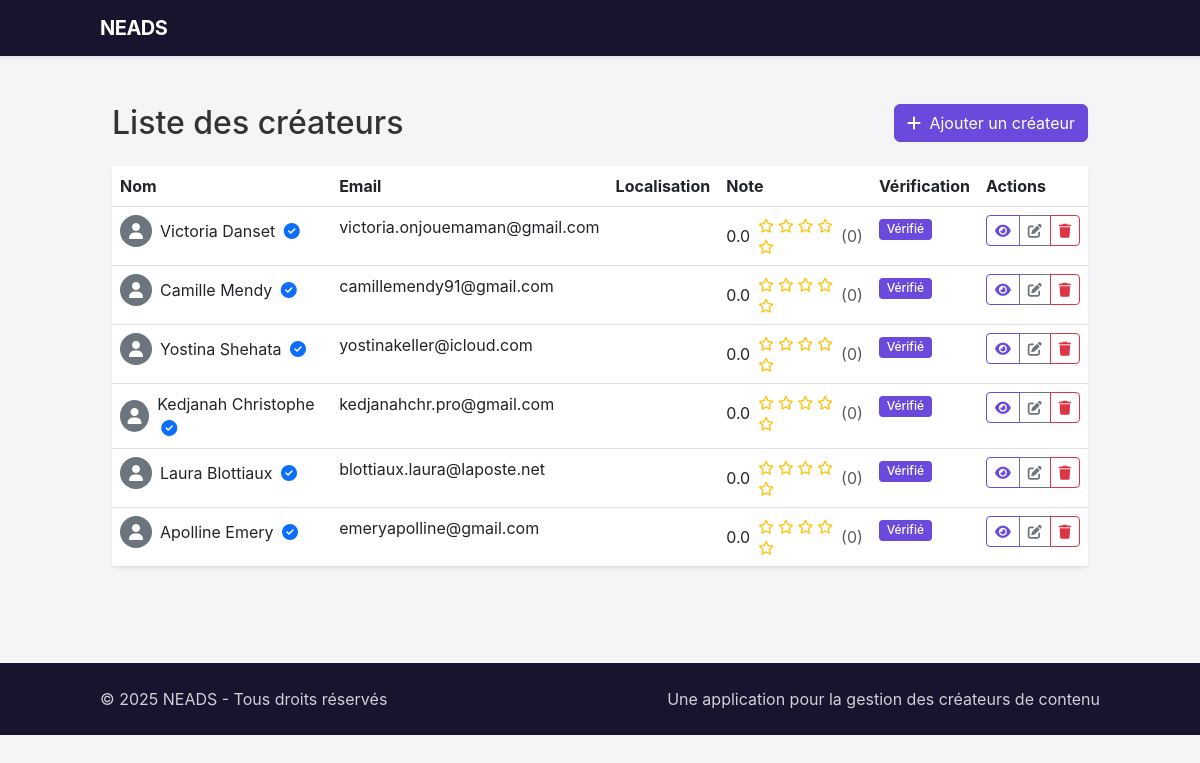
Page /creators/list/ (signed in) on the committed database.
### neads/creators/models.py (models this page shows, shortened)
class Creator(models.Model):
    GENDER_CHOICES = (
        ('M', 'Homme'),
        ('F', 'Femme'),
        ('O', 'Autre'),
    )
    CONTENT_TYPE_CHOICES = (
        ('video', 'Vidéo'),
        ('image', 'Image'),
        ('audio', 'Audio'),
        ('ugc_duo', 'UGC Duo'),
        ('animal', 'Animal'),
    )
    user = models.OneToOneField(User, on_delete=models.SET_NULL, blank=True, null=True, related_name='creator_profile')
    first_name = models.CharField(max_length=50)
    last_name = models.CharField(max_length=50)
    full_name = models.CharField(max_length=100, blank=True)  # Auto-généré
    age = models.PositiveIntegerField(validators=[MinValueValidator(13), MaxValueValidator(100)])
    gender = models.CharField(max_length=1, choices=GENDER_CHOICES)
    featured_image = models.ImageField(upload_to=featured_image_upload_path, blank=True, null=True, verbose_name="Image mise en avant")
    youtube_link = models.URLField(max_length=255, blank=True, null=True, verbose_name="Chaîne YouTube")
    tiktok_link = models.URLField(max_length=255, blank=True, null=True, verbose_name="Profil TikTok")
    instagram_link = models.URLField(max_length=255, blank=True, null=True, verbose_name="Profil Instagram")
    location = models.ForeignKey(Location, on_delete=models.SET_NULL, null=True, related_name='creators')
    email = models.EmailField()
    phone = models.CharField(max_length=20, blank=True, null=True)
    domains = models.ManyToManyField(Domain, related_name='creators')
    bio = models.TextField(blank=True, null=True)
    equipment = models.CharField(max_length=255, blank=True, null=True)
    delivery_time = models.CharField(max_length=50, blank=True, null=True)
    content_types = models.ManyToManyField(ContentType, related_name='creators', blank=True)
    mobility = models.BooleanField(default=False)
    can_invoice = models.BooleanField(default=False)
    previous_clients = models.TextField(blank=True, null=True)
    average_rating = models.DecimalField(max_digits=3, decimal_places=2, default=0.0)
    total_ratings = models.PositiveIntegerField(default=0)
    verified_by_neads = models.BooleanField(default=False)
    created_at = models.DateTimeField(auto_now_add=True)
    updated_at = models.DateTimeField(auto_now=True)
    last_activity = models.DateTimeField(blank=True, null=True)

### neads/creators/views.py (the view)
# urls.py: path('list/', views.creators_list, name='creator_list'),
@login_required
@role_required(['admin', 'consultant'])
def creators_list(request):
    creators = Creator.objects.all().order_by('-created_at')
    query = request.GET.get('q')
    if query:
        creators = creators.filter(
            Q(first_name__icontains=query) |
            Q(last_name__icontains=query) |
            Q(email__icontains=query)
        )
    verification = request.GET.get('verified')
    if verification == 'yes':
        creators = creators.filter(verified_by_neads=True)
    elif verification == 'no':
        creators = creators.filter(verified_by_neads=False)
    paginator = Paginator(creators, 20)  # 20 créateurs par page
    page_number = request.GET.get('page', 1)
    page_obj = paginator.get_page(page_number)
    context = {
        'creators': page_obj,
        'total_creators': paginator.count,
        'q': query,
        'verification': verification,
        'is_paginated': paginator.num_pages > 1,
        'page_obj': page_obj,
        'paginator': paginator,
    }
    return render(request, 'creators/creators_list.html', context)

### neads/core/models.py (called while the page is built)
    def has_role(self, role_name):
        return self.role == role_name

### neads/creators/views.py (called while the page is built)
def role_required(allowed_roles):
    def decorator(view_func):
        @wraps(view_func)
        def wrapper(request, *args, **kwargs):
            if not request.user.is_authenticated:
                return redirect('login')
            if request.user.role not in allowed_roles:
                return HttpResponseForbidden("Vous n'avez pas les permissions nécessaires pour accéder à cette page.")
            return view_func(request, *args, **kwargs)
        return wrapper
    return decorator

### templates/creators/creators_list.html (shortened to what this page needs)
{% extends "base.html" %}
{% block content %}
<div class="container py-4">
    <div class="row mb-4">
        <div class="col">
            <h1 class="h2 mb-0">Liste des créateurs</h1>
        </div>
        <div class="col-auto">
            <a href="{% url 'creator_add' %}" class="btn btn-primary">
                <i class="fas fa-plus me-1"></i> Ajouter un créateur
            </a>
        </div>
    </div>
    <div class="card shadow-sm border-0">
        <div class="card-body p-0">
            <div class="table-responsive">
                <table class="table table-hover mb-0">
                    <thead class="bg-light">
                        <tr>
                            <th>Nom</th>
                            <th>Email</th>
                            <th>Localisation</th>
                            <th>Note</th>
                            <th>Vérification</th>
                            <th>Actions</th>
                        </tr>
                    </thead>
                    <tbody>
                        {% for creator in creators %}
                        <tr>
                            <td>
                                <div class="d-flex align-items-center">
                                    {% if creator.profile_image %}
                                    <img src="{{ creator.profile_image.url }}" alt="{{ creator.full_name }}" class="rounded-circle me-2" style="width: 32px; height: 32px;">
                                    {% else %}
                                    <div class="bg-secondary rounded-circle me-2 d-flex align-items-center justify-content-center" style="width: 32px; height: 32px; color: white;">
                                        <i class="fas fa-user"></i>
                                    </div>
                                    {% endif %}
                                    <div>
                                        <a href="{% url 'creator_detail' creator.id %}" class="text-decoration-none">
                                            {{ creator.full_name }}
                                        </a>
                                        {% if creator.verified_by_neads %}
                                        <span class="ms-1 text-primary" title="Vérifié par NEADS">
                                            <i class="fas fa-check-circle"></i>
                                        </span>
                                        {% endif %}
                                    </div>
                                </div>
                            </td>
                            <td>{{ creator.email }}</td>
                            <td>
                            </td>
                            <td>
                                <div class="d-flex align-items-center">
                                    <span class="me-2">{{ creator.average_rating|floatformat:1 }}</span>
                                    <div class="star-rating small">
                                        {% for i in "12345" %}
                                            {% if forloop.counter <= creator.average_rating %}
                                                <i class="fas fa-star text-warning"></i>
                                            {% elif forloop.counter <= creator.average_rating|add:0.5 %}
                                                <i class="fas fa-star-half-alt text-warning"></i>
                                            {% else %}
                                                <i class="far fa-star text-warning"></i>
                                            {% endif %}
                                        {% endfor %}
                                    </div>
                                    <span class="ms-1 text-muted">({{ creator.total_ratings }})</span>
                                </div>
                            </td>
                            <td>
                                {% if creator.verified_by_neads %}
                                <span class="badge bg-success">Vérifié</span>
                                {% else %}
                                <span class="badge bg-secondary">Non vérifié</span>
                                {% endif %}
                            </td>
                            <td>
                                <div class="btn-group">
                                    <a href="{% url 'creator_detail' creator.id %}" class="btn btn-sm btn-outline-primary" title="Voir">
                                        <i class="fas fa-eye"></i>
                                    </a>
                                    <a href="{% url 'creator_edit' creator.id %}" class="btn btn-sm btn-outline-secondary" title="Modifier">
                                        <i class="fas fa-edit"></i>
                                    </a>
                                    <button type="button" class="btn btn-sm btn-outline-danger" data-bs-toggle="modal" data-bs-target="#deleteModal{{ creator.id }}" title="Supprimer">
                                        <i class="fas fa-trash"></i>
                                    </button>
                                </div>
                            </td>
                        </tr>
                        {% empty %}
                        <tr>
                            <td colspan="6" class="text-center py-4">
                                <p class="text-muted mb-0">Aucun créateur trouvé</p>
                            </td>
                        </tr>
                        {% endfor %}
                    </tbody>
                </table>
            </div>
        </div>
    </div>
</div>
{% endblock %}

### templates/base.html (style rules this page uses)
:root { --primary-color: #17142f; --secondary-color: #6a49dc; --accent-color: #8974e8; --accent-color-2: #6a49dc; --text-color: #333333; --light-bg: #f5f5f7; --card-bg: #ffffff; --border-radius: 0.5rem; --shadow: 0 5px 15px rgba(0, 0, 0, 0.05); --hover-shadow: 0 8px 20px rgba(0, 0, 0, 0.1); }
body { font-family: "Inter", sans-serif; color: var(--text-color); background-color: var(--light-bg); }
.btn-primary { background-color: var(--secondary-color); border-color: var(--secondary-color); transition: all 0.3s ease; }
.btn-outline-primary { color: var(--secondary-color); border-color: var(--secondary-color); transition: all 0.3s ease; }
.badge { font-weight: 500; padding: 0.35em 0.65em; border-radius: 0.25rem; }
.card { transition: transform 0.3s ease, box-shadow 0.3s ease; border-radius: var(--border-radius); border: none; box-shadow: var(--shadow); }
.star-rating { color: #ffb400; }
.badge.bg-success { background-color: var(--secondary-color) !important; }

### rows in the picture
Creator: full_name "Victoria Danset", verified_by_neads True (drawn), email "victoria.onjouemaman@gmail.com", average_rating "0.0", total_ratings "0"
Creator: full_name "Camille Mendy", verified_by_neads True (drawn), email "camillemendy91@gmail.com", average_rating "0.0", total_ratings "0"
Creator: full_name "Yostina Shehata", verified_by_neads True (drawn), email "yostinakeller@icloud.com", average_rating "0.0", total_ratings "0"
Creator: full_name "Kedjanah Christophe", verified_by_neads True (drawn), email "kedjanahchr.pro@gmail.com", average_rating "0.0", total_ratings "0"
Creator: full_name "Laura Blottiaux", verified_by_neads True (drawn), email "blottiaux.laura@laposte.net", average_rating "0.0", total_ratings "0"
Creator: full_name "Apolline Emery", verified_by_neads True (drawn), email "emeryapolline@gmail.com", average_rating "0.0", total_ratings "0"
